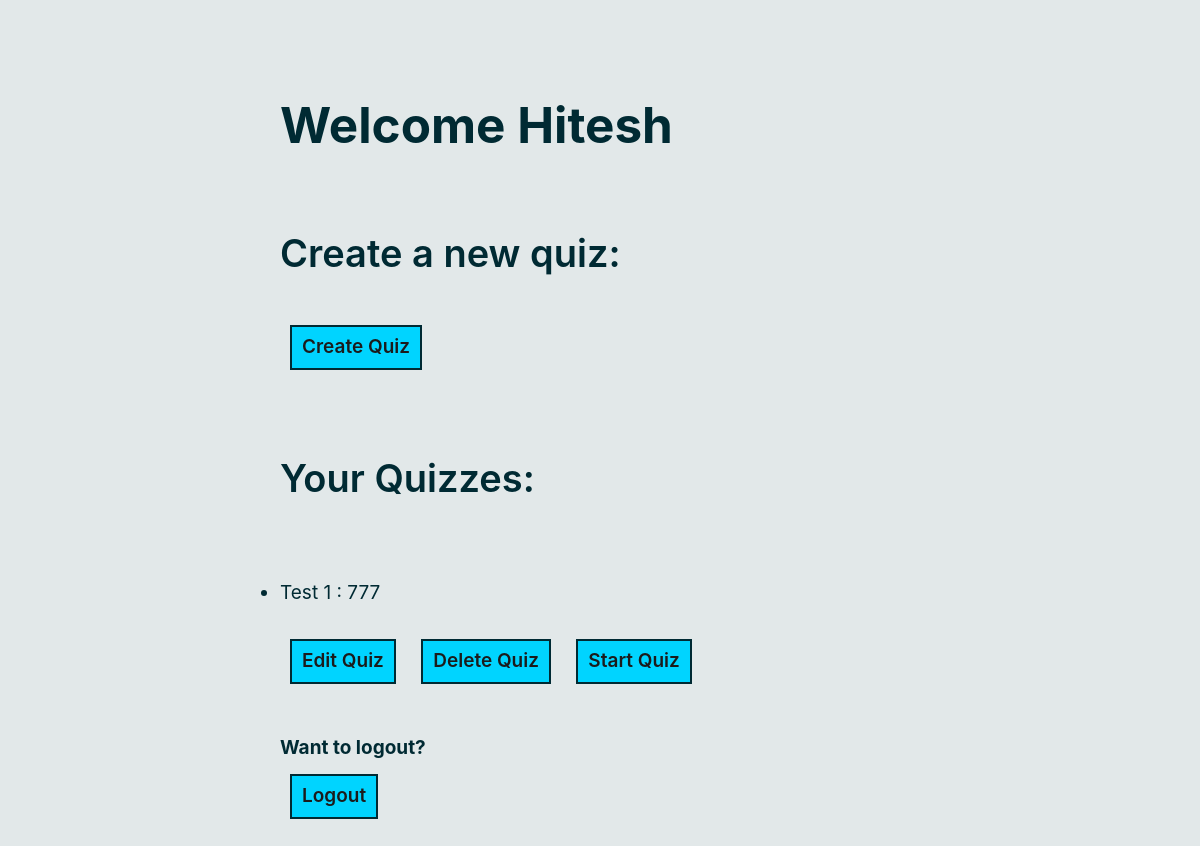
Page /admin_dashboard (signed in) on the earlier database version.
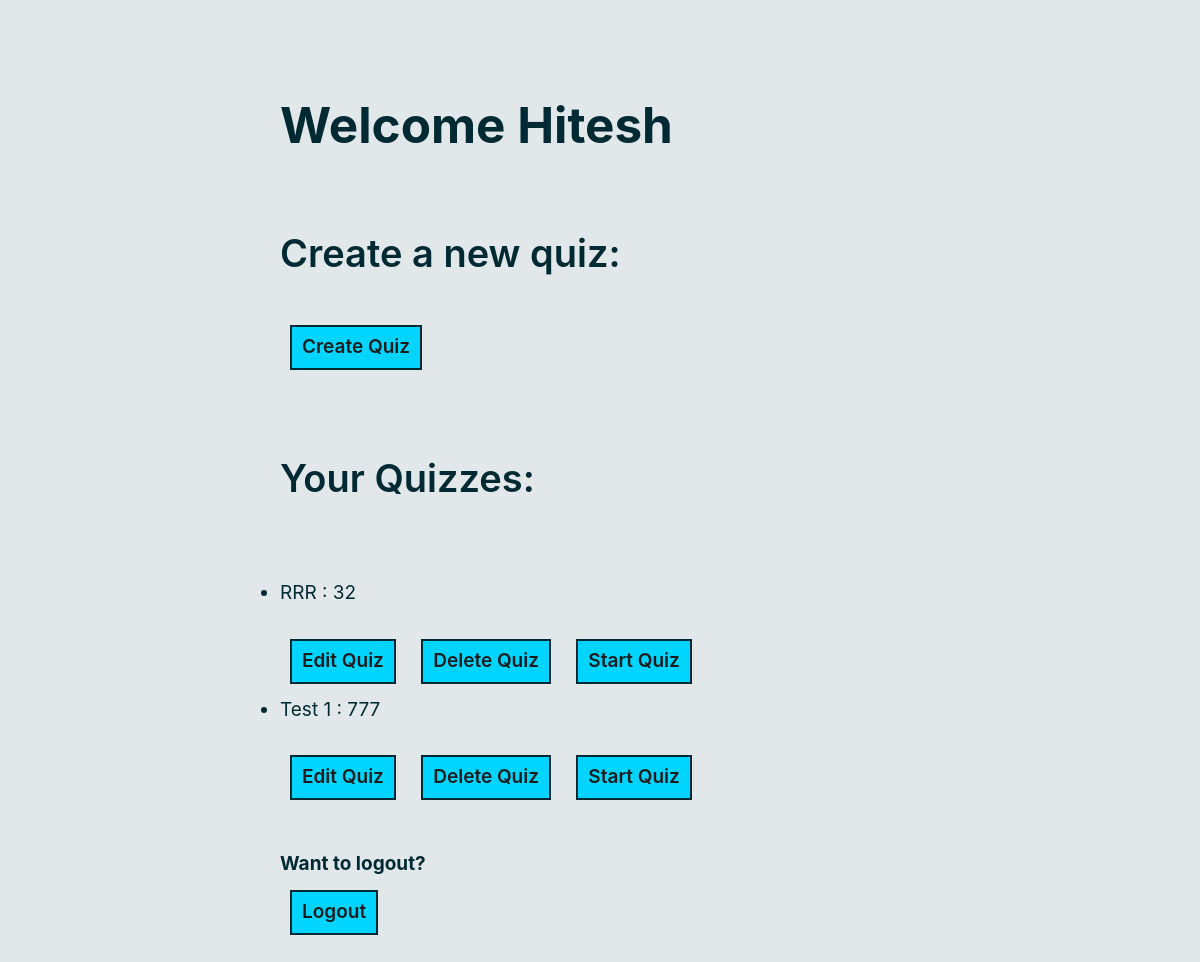
Same page on the later database version.
### tables this page shows
CREATE TABLE Quizzes(
    quiz_id INTEGER PRIMARY KEY NOT NULL,
    quiz_name TEXT NOT NULL,
    admin_id INTEGER,
    start_time TIMESTAMP,
    appr_num INTEGER,
    FOREIGN KEY (admin_id) REFERENCES Admins (admin_id) ON DELETE CASCADE
);

### quiz_app/interface.py (the view)
@bp.route('/admin_dashboard', methods=('GET', 'POST'))
@admin_login_required
def admin_dashboard():
    Quizzes = get_db().execute(
        'SELECT * FROM Quizzes WHERE admin_id = ?', (g.admin['admin_id'],)
    ).fetchall()
    return render_template('admin_dashboard.html', Quizzes=Quizzes)

### quiz_app/auth.py (called while the page is built)
@bp.before_app_request
def load_logged_in_user():
    user_id = session.get('user_id')
    admin_id = session.get('admin_id')
    if admin_id is None:
        g.admin = None
    else:
        g.admin = get_db().execute(
            'SELECT * FROM Admins WHERE admin_id = ?', (admin_id,)
        ).fetchone()
    if user_id is None:
        g.user = None
    else:
        g.user = get_db().execute(
            'SELECT * FROM Users WHERE id = ?', (user_id,)
        ).fetchone()

def admin_login_required(view):
    @functools.wraps(view)
    def wrapped_view(**kwargs):
        if g.admin is None:
            return redirect(url_for('auth.login_admin'))
        return view(**kwargs)
    return wrapped_view

### quiz_app/db.py (called while the page is built)
def get_db():
    if 'db' not in g:
        g.db = sqlite3.connect(
            current_app.config['DATABASE'],
            detect_types=sqlite3.PARSE_DECLTYPES
        )
        g.db.row_factory = sqlite3.Row
    return g.db

### templates/admin_dashboard.html (shortened to what this page needs)
{% extends 'base.html' %}
    {% block content %}
    <h1>Welcome {{g.admin['username']}}</h1>
    <h2>Create a new quiz:</h2>
    <a href="{{url_for('quiz.create')}}" type="button" class="btn btn-outline-success">Create Quiz</a>
    <h2>Your Quizzes:</h2>
    <div class="your_quizzes">
        <ul>
            {% for quiz in Quizzes %}
                {% if quiz['admin_id'] == g.admin['admin_id'] %}
                    <li>{{quiz['quiz_name']}} : {{quiz['quiz_id']}}</li>
                    <a href="{{url_for('quiz.add_questions',quiz_id=quiz['quiz_id'])}}" type="button" class="btn btn-outline-success">Edit Quiz</a>
                    <a href="{{url_for('quiz.delete_quiz',quiz_id=quiz['quiz_id'])}}" type="button" class="btn btn-outline-danger">Delete Quiz</a>
                    <a href="{{url_for('approve.appr_num',quiz_id=quiz['quiz_id'])}}" type="button" class="btn btn-outline-primary">Start Quiz</a>
                {% endif %}
            {% endfor %}
        </ul>
    </div>
    <h4>Want to logout?</h4>
    <a href="{{url_for('auth.logout')}}" type="button" class="btn btn-outline-danger" style="bottom: 20px;">Logout</a>
    {% endblock %}

Differences in the rows shown:
added Quizzes: quiz_name "RRR", quiz_id "32"
